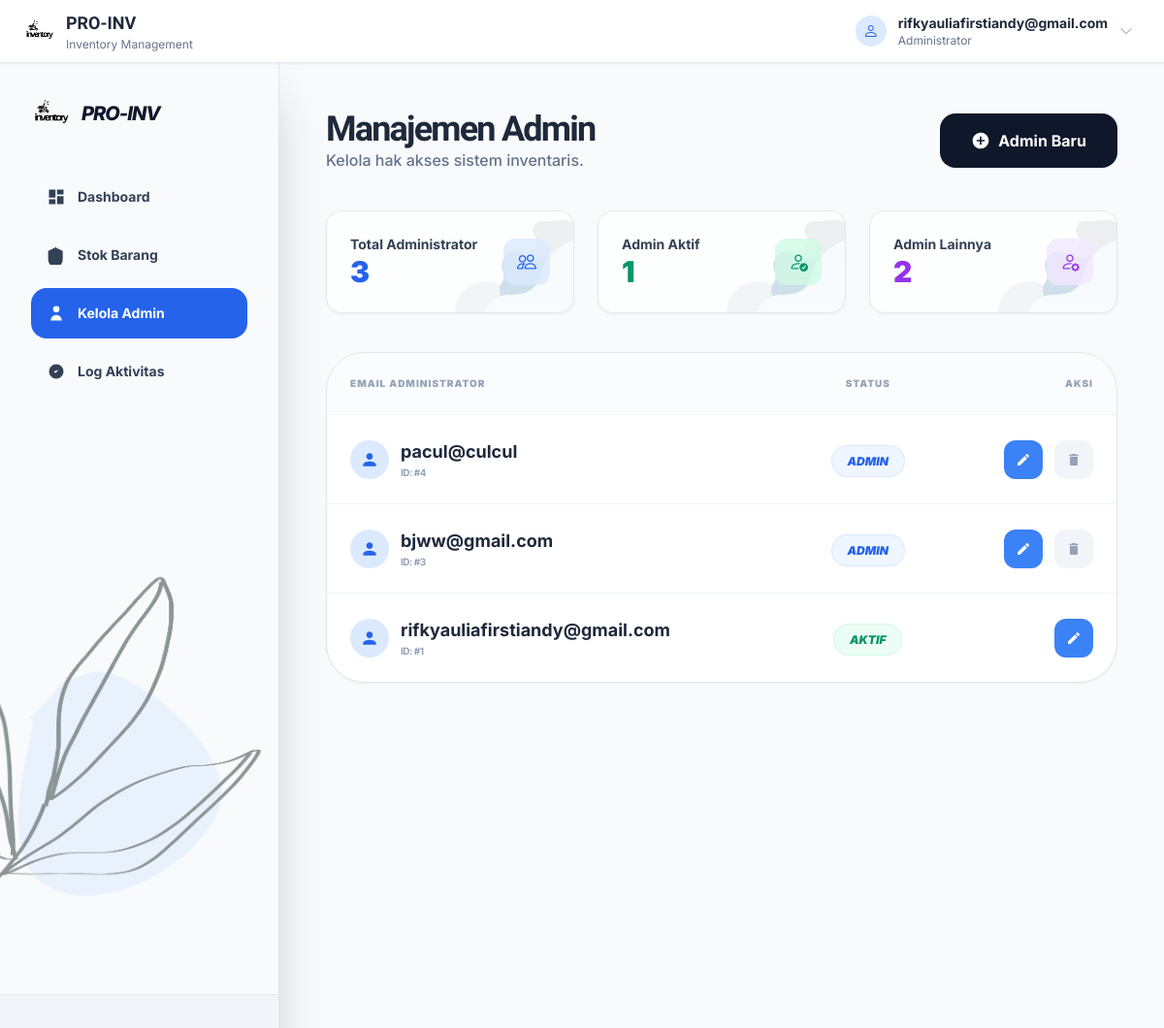
The app's page /index.php?page=users (signed in) with its own data.
### tables this page shows
CREATE TABLE `users` (
  `id` int(11) NOT NULL,
  `email` varchar(100) DEFAULT NULL,
  `password` varchar(255) DEFAULT NULL
);

### app/models/InventoryModel.php (called while the page is built, shortened)
<?php
class InventoryModel {
    public function getAllUsers() {
        global $conn;
        return mysqli_query($conn, "SELECT * FROM users ORDER BY id DESC");
    }
}
?>

### app/views/pages/users.php (the view, shortened to what this page needs)
<?php
require_once 'app/models/InventoryModel.php';
$model = new InventoryModel();
$usr = $model->getAllUsers();
$total_users = mysqli_num_rows($usr);
$active_users = 0;
$admin_users = 0;
mysqli_data_seek($usr, 0);
while($u = mysqli_fetch_assoc($usr)) {
    if ($u['email'] == $user_aktif) {
        $active_users++;
    } else {
        $admin_users++;
    }
}
mysqli_data_seek($usr, 0);
?>
<div class="max-w-6xl mx-auto">
    <div class="flex flex-col md:flex-row justify-between items-start md:items-center gap-6 mb-10">
        <div>
            <h2 class="text-4xl font-black text-slate-800 tracking-tighter">Manajemen Admin</h2>
            <p class="text-slate-500 font-medium">Kelola hak akses sistem inventaris.</p>
        </div>
        <button onclick="openUserModal()" class="w-full md:w-auto bg-slate-900 text-white px-8 py-4 rounded-2xl font-bold active:scale-95 transition-all flex items-center justify-center gap-2">
            <svg class="w-5 h-5" fill="currentColor" viewBox="0 0 24 24">
                <path d="M12 2C6.48 2 2 6.48 2 12s4.48 10 10 10 10-4.48 10-10S17.52 2 12 2zm5 11h-4v4h-2v-4H7v-2h4V7h2v4h4v2z"/>
            </svg>
            Admin Baru
        </button>
    </div>
    <div class="grid grid-cols-1 md:grid-cols-3 gap-6 mb-10">
        <div class="relative p-6 rounded-2xl border border-slate-200 shadow-sm overflow-hidden" style="background-image: url('./assets/foto/background_card.png'); background-size: cover; background-position: center;">
            <div class="absolute inset-0 bg-white/80"></div>
            <div class="relative flex items-center justify-between">
                <div>
                    <p class="text-slate-700 text-sm font-bold">Total Administrator</p>
                    <p class="text-3xl font-black text-blue-600"><?= $total_users ?></p>
                </div>
                <div class="w-12 h-12 bg-blue-100/80 rounded-xl flex items-center justify-center">
                    <i class="bi bi-people text-xl text-blue-600"></i>
                </div>
            </div>
        </div>
        <div class="relative p-6 rounded-2xl border border-slate-200 shadow-sm overflow-hidden" style="background-image: url('./assets/foto/background_card.png'); background-size: cover; background-position: center;">
            <div class="absolute inset-0 bg-white/80"></div>
            <div class="relative flex items-center justify-between">
                <div>
                    <p class="text-slate-700 text-sm font-bold">Admin Aktif</p>
                    <p class="text-3xl font-black text-emerald-600"><?= $active_users ?></p>
                </div>
                <div class="w-12 h-12 bg-emerald-100/80 rounded-xl flex items-center justify-center">
                    <i class="bi bi-person-check text-xl text-emerald-600"></i>
                </div>
            </div>
        </div>
        <div class="relative p-6 rounded-2xl border border-slate-200 shadow-sm overflow-hidden" style="background-image: url('./assets/foto/background_card.png'); background-size: cover; background-position: center;">
            <div class="absolute inset-0 bg-white/80"></div>
            <div class="relative flex items-center justify-between">
                <div>
                    <p class="text-slate-700 text-sm font-bold">Admin Lainnya</p>
                    <p class="text-3xl font-black text-purple-600"><?= $admin_users ?></p>
                </div>
                <div class="w-12 h-12 bg-purple-100/80 rounded-xl flex items-center justify-center">
                    <i class="bi bi-person-gear text-xl text-purple-600"></i>
                </div>
            </div>
        </div>
    </div>
    <div class="hidden md:block bg-white rounded-[2.5rem] border border-slate-200 shadow-sm overflow-hidden">
        <table class="w-full text-left">
            <thead class="bg-slate-50/50 border-b border-slate-100">
                <tr>
                    <th class="p-6 text-[10px] font-black text-slate-400 uppercase tracking-widest">Email Administrator</th>
                    <th class="p-6 text-[10px] font-black text-slate-400 uppercase text-center tracking-widest">Status</th>
                    <th class="p-6 text-[10px] font-black text-slate-400 uppercase text-right tracking-widest">Aksi</th>
                </tr>
            </thead>
            <tbody class="divide-y divide-slate-100">
                <?php while($u = mysqli_fetch_assoc($usr)): ?>
                <tr class="hover:bg-slate-50/50 transition">
                    <td class="p-6">
                        <div class="flex items-center gap-3">
                            <div class="w-10 h-10 bg-blue-100 rounded-full flex items-center justify-center">
                                <svg class="w-5 h-5 text-blue-600" fill="currentColor" viewBox="0 0 24 24">
                                    <path d="M12 12c2.21 0 4-1.79 4-4s-1.79-4-4-4-4 1.79-4 4 1.79 4 4 4zm0 2c-2.67 0-8 1.34-8 4v2h16v-2c0-2.66-5.33-4-8-4z"/>
                                </svg>
                            </div>
                            <div>
                                <div class="font-bold text-slate-800 text-lg"><?= $u['email'] ?></div>
                                <div class="text-[10px] text-slate-400 font-bold uppercase tracking-tighter">ID: #<?= $u['id'] ?></div>
                            </div>
                        </div>
                    </td>
                    <td class="p-6 text-center">
                        <span class="px-4 py-2 rounded-2xl text-xs font-black <?= $u['email'] == $user_aktif ? 'bg-emerald-50 text-emerald-600 border-emerald-100' : 'bg-blue-50 text-blue-600 border-blue-100' ?> border uppercase italic">
                            <?= $u['email'] == $user_aktif ? 'Aktif' : 'Admin' ?>
                        </span>
                    </td>
                    <td class="p-6">
                        <div class="flex justify-end gap-3">
                            <button onclick="openUserModal('<?= $u['id'] ?>', '<?= $u['email'] ?>')" class="p-3 bg-blue-500 text-white rounded-xl hover:scale-110 active:scale-90 transition">
                                <svg class="w-4 h-4" fill="currentColor" viewBox="0 0 24 24">
                                    <path d="M3 17.25V21h3.75L17.81 9.94l-3.75-3.75L3 17.25zM20.71 7.04c.39-.39.39-1.02 0-1.41l-2.34-2.34c-.39-.39-1.02-.39-1.41 0l-1.83 1.83 3.75 3.75 1.83-1.83z"/>
                                </svg>
                            </button>
                            <?php if($u['email'] != $user_aktif): ?>
                                <form method="POST" class="inline" onsubmit="return confirm('Hapus admin ini?')">
                                    <button type="submit" class="p-3 bg-slate-100 text-slate-400 rounded-xl hover:bg-red-500 hover:text-white transition">
                                        <svg class="w-4 h-4" fill="currentColor" viewBox="0 0 24 24">
                                            <path d="M6 19c0 1.1.9 2 2 2h8c1.1 0 2-.9 2-2V7H6v12zM19 4h-3.5l-1-1h-5l-1 1H5v2h14V4z"/>
                                        </svg>
                                    </button>
                                </form>
                            <?php endif; ?>
                        </div>
                    </td>
                </tr>
                <?php endwhile; ?>
            </tbody>
        </table>
    </div>
</div>

### index.php (shortened to what this page needs)
<?php
$page = $_GET['page'] ?? 'dashboard';
$user_aktif = $_SESSION['user_email'] ?? 'Admin';
?>
<!DOCTYPE html>
<html lang="id">
<head>
    <script src="https://cdn.tailwindcss.com"></script>
    <link href="https://cdn.jsdelivr.net/npm/bootstrap-icons@1.11.0/font/bootstrap-icons.css" rel="stylesheet">
    <link href="assets/css/style.css" rel="stylesheet">
</head>
<body class="bg-[#F8FAFC] text-slate-900">
    <?php include 'app/views/layouts/header.php'; ?>
    <div class="flex min-h-screen">
        <?php include 'app/views/layouts/sidebar.php'; ?>
        <main class="flex-1 p-4 md:p-12 w-full overflow-x-hidden">
            <?php
            $page_file = "app/views/pages/{$page}.php";
            if (file_exists($page_file)) {
                include $page_file;
            } else {
                include 'app/views/pages/404.php';
            }
            ?>
        </main>
    </div>
</body>
</html>

### app/views/layouts/header.php (shortened to what this page needs)
<header class="bg-white border-b border-slate-200 shadow-sm sticky top-0 z-[200]">
    <div class="max-w-7xl mx-auto px-4 md:px-6">
        <div class="flex items-center justify-between h-16">
            <div class="hidden md:flex items-center gap-3">
                <img src="./assets/foto/logo.png" alt="Logo" class="w-8 h-8 rounded-lg object-cover">
                <div>
                    <h1 class="text-lg font-black text-slate-800 heading">PRO-INV</h1>
                    <p class="text-xs text-slate-500 text-normal">Inventory Management</p>
                </div>
            </div>
            <div class="relative" id="profileContainer">
                <button id="profileButton" onclick="toggleProfileDropdown()" class="flex items-center gap-3 p-2 hover:bg-slate-50 rounded-xl transition group">
                    <div class="w-8 h-8 bg-blue-100 rounded-full flex items-center justify-center">
                        <i class="bi bi-person text-blue-600"></i>
                    </div>
                    <div class="hidden md:block text-left">
                        <p class="text-sm font-bold text-slate-800 text-normal"><?= $user_aktif ?></p>
                        <p class="text-xs text-slate-500 text-normal">Administrator</p>
                    </div>
                    <i class="bi bi-chevron-down text-slate-400 group-hover:text-slate-600 transition text-sm"></i>
                </button>
            </div>
        </div>
    </div>
</header>

### app/views/layouts/sidebar.php (shortened to what this page needs)
<aside id="sidebar" class="sidebar-closed fixed md:sticky top-16 md:top-0 left-0 w-72 bg-[#F8FAFC] text-slate-900 h-screen md:h-screen transition-transform duration-300 z-[150] flex flex-col border-r border-slate-200 shadow-2xl" style="background-image: url('./assets/foto/bg_sidebar.png'); background-size: cover; background-position: center; background-repeat: no-repeat;">
    <div class="p-8">
        <div class="hidden md:flex items-center gap-3 mb-10">
            <img src="./assets/foto/logo.png" alt="Logo" class="w-10 h-10 rounded-xl object-cover">
            <span class="text-xl font-extrabold tracking-tighter italic">PRO-INV</span>
        </div>
        <nav class="space-y-2">
            <a href="index.php?page=dashboard" class="flex items-center gap-3 p-4 rounded-2xl transition <?= $page == 'dashboard' ? 'bg-blue-600 text-white' : 'text-slate-700 hover:bg-slate-200' ?>">
                <svg class="w-5 h-5" fill="currentColor" viewBox="0 0 24 24">
                    <path d="M3 13h8V3H3v10zm0 8h8v-6H3v6zm10 0h8V11h-8v10zm0-18v6h8V3h-8z"/>
                </svg>
                <span class="font-bold text-sm">Dashboard</span>
            </a>
            <a href="index.php?page=stok" class="flex items-center gap-3 p-4 rounded-2xl transition <?= $page == 'stok' ? 'bg-blue-600 text-white' : 'text-slate-700 hover:bg-slate-200' ?>">
                <svg class="w-5 h-5" fill="currentColor" viewBox="0 0 24 24">
                    <path d="M12 2L2 7v10c0 5.55 3.84 9.74 9 11 5.16-1.26 9-5.45 9-11V7l-10-5z"/>
                    <path d="M8 11h8v2H8z"/><path d="M8 15h8v2H8z"/>
                </svg>
                <span class="font-bold text-sm">Stok Barang</span>
            </a>
            <a href="index.php?page=users" class="flex items-center gap-3 p-4 rounded-2xl transition <?= $page == 'users' ? 'bg-blue-600 text-white' : 'text-slate-700 hover:bg-slate-200' ?>">
                <svg class="w-5 h-5" fill="currentColor" viewBox="0 0 24 24">
                    <path d="M16 7a4 4 0 11-8 0 4 4 0 018 0zM12 14a7 7 0 00-7 7h14a7 7 0 00-7-7z"/>
                </svg>
                <span class="font-bold text-sm">Kelola Admin</span>
            </a>
            <a href="index.php?page=riwayat" class="flex items-center gap-3 p-4 rounded-2xl transition <?= $page == 'riwayat' ? 'bg-blue-600 text-white' : 'text-slate-700 hover:bg-slate-200' ?>">
                <svg class="w-5 h-5" fill="currentColor" viewBox="0 0 24 24">
                    <path d="M9 12l2 2 4-4m6 2a9 9 0 11-18 0 9 9 0 0118 0z"/>
                </svg>
                <span class="font-bold text-sm">Log Aktivitas</span>
            </a>
        </nav>
    </div>
    <div class="mt-auto p-8 bg-slate-100 border-t border-slate-200">
    </div>
</aside>

### assets/css/style.css (style rules this page uses)
body { font-family: 'Inter', sans-serif; overflow-x: hidden; }
h1, h2, h3, h4, h5, h6, .heading { font-family: 'Sora', sans-serif; }
p, span, div, .text-normal { font-family: 'Inter', sans-serif; }
.sidebar-closed { transform: translateX(-100%); }
@media (min-width: 768px) { .sidebar-closed { transform: translateX(0); } }
* { transition: all 0.2s ease-in-out; }

### records on screen
users: email "pacul@culcul", id "4", shows "ADMIN"
users: email "bjww@gmail.com", id "3", shows "ADMIN"
users: email "rifkyauliafirstiandy@gmail.com", id "1", shows "AKTIF"

### other values on screen
$user_aktif "rifkyauliafirstiandy@gmail.com"
$total_users "3"
$active_users "1"
$admin_users "2"
